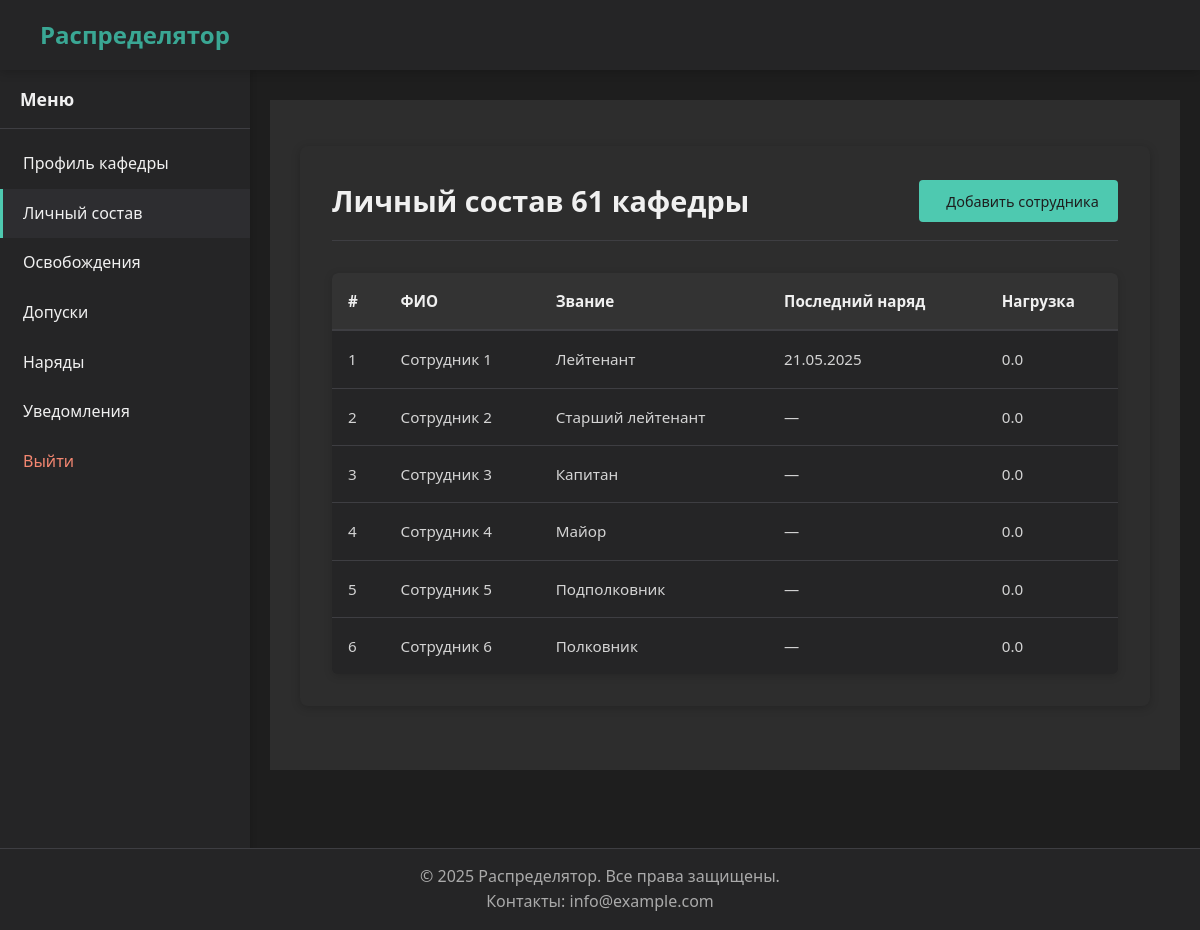
Before: /department/people/ (signed in) with the older database file.
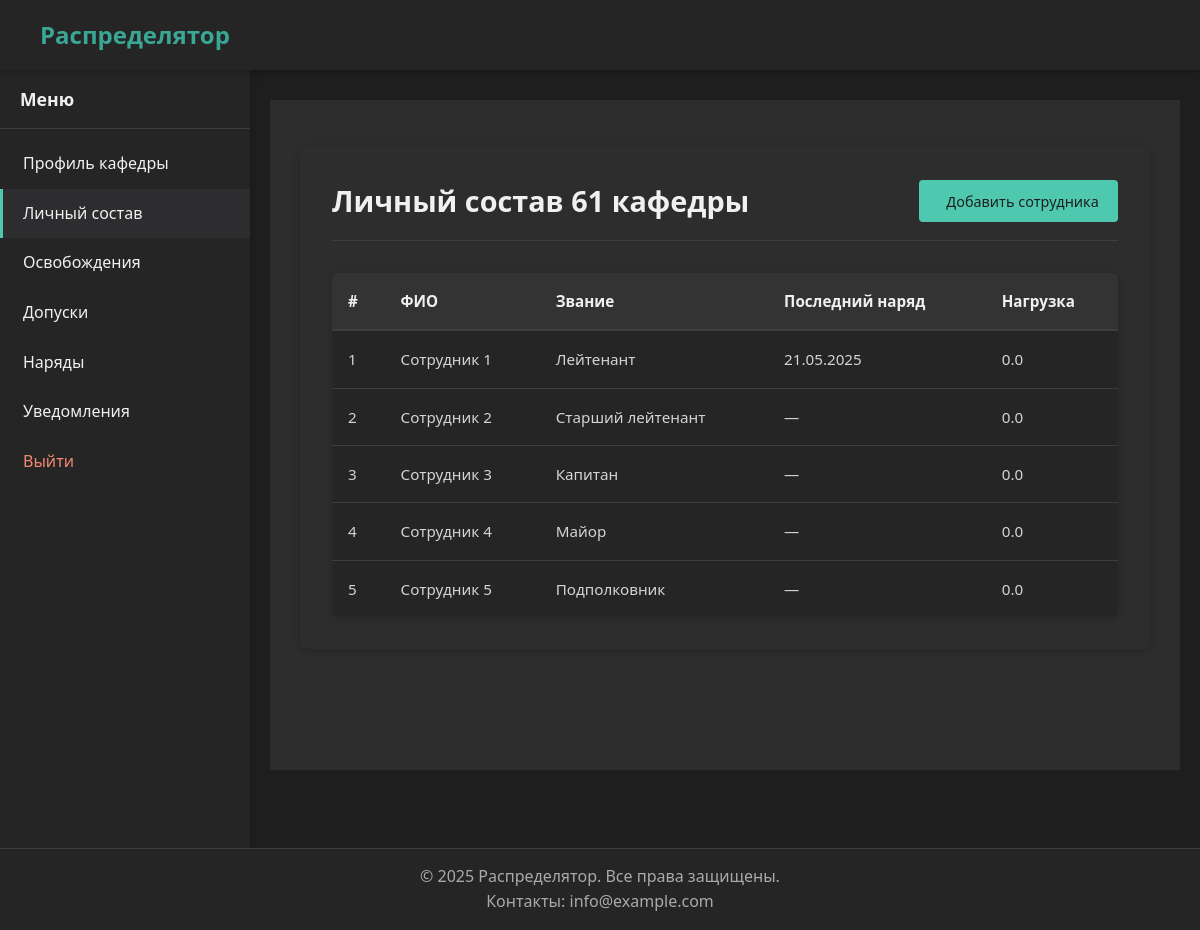
After: the same page with the newer database file.
### people/models.py (models this page shows, shortened)
class People(models.Model):
    full_name = models.CharField('ФИО', max_length=100)
    faculty = models.ForeignKey(
        Faculty,
        verbose_name='Факультет',
        on_delete=models.SET_NULL,
        null=True,
        blank=True
    )
    department = models.ForeignKey(
        Department,
        verbose_name='Кафедра',
        on_delete=models.SET_NULL,
        null=True,
        blank=True
    )
    rank = models.ForeignKey(
        Rank,
        verbose_name='Звание',
        on_delete=models.PROTECT
    )
    last_duty_date = models.DateField(
        'Дата последнего наряда',
        null=True,
        blank=True
    )
    workload = models.FloatField(
        'Нагрузка',
        default=0.0
    )
    class Meta:
        verbose_name = 'Человек'
        verbose_name_plural = 'Люди'
        ordering = ['full_name']

### rank/models.py (models this page shows)
class Rank(models.Model):
    rank = models.CharField('Звание', max_length=30, unique=True)
    class Meta:
        verbose_name = 'Звание'
        verbose_name_plural = 'Звания'
    def __str__(self):
        return self.rank

### people/views.py (the view)
# urls.py: path('', views.PeopleListView.as_view(), name='staff'),
class PeopleListView(BasePeopleView, ListView):
    context_object_name = 'staff'
    template_name_suffix = '_list'
    def get_context_data(self, **kwargs):
        context = super().get_context_data(**kwargs)
        current_namespace = self.request.resolver_match.namespace
        related_type = self.get_related_type()
        context['add_url'] = reverse(f'{current_namespace}:add')
        context['related_type_label'] = 'кафедры' if related_type == 'department' else 'факультета'
        headers = [
            {'label': '#'},
            {'label': 'ФИО'},
            {'label': 'Звание'},
            {'label': 'Последний наряд'},
            {'label': 'Нагрузка'},
        ]
        today = timezone.now().date()
        table_items = []
        for idx, person in enumerate(self.object_list, start=1):
            missing = DepartmentMissing.objects.filter(
                person=person,
                start_date__lte=today,
                end_date__gte=today
            ).first()
            missing_info = '-'
            if missing:
                missing_info = f"{missing.get_reason_display()} ({missing.start_date.strftime('%d.%m')} – {missing.end_date.strftime('%d.%m')})"
            edit_url = reverse(f'{current_namespace}:edit', args=[person.pk])
            table_items.append({
                'url': edit_url,
                'fields': [
                    {'value': idx},
                    {'value': person.full_name},
                    {'value': str(person.rank) if person.rank else '-'},
                    {'value': person.last_duty_date.strftime('%d.%m.%Y') if person.last_duty_date else '-'},
                    {'value': f"{person.workload}"},
                ]
            })
        context.update({
            'headers': headers,
            'table_items': table_items,
        })
        return context

### core/utils.py (called while the page is built)
def get_user_type(user):
    if user.is_superuser:
        return 'admin'
    groups = list(user.groups.values_list('name', flat=True))
    if 'Комендант' in groups:
        return 'commandant'
    elif 'Факультет' in groups:
        return 'faculty'
    elif 'Кафедра' in groups:
        return 'department'
    return None

### people/views.py (called while the page is built)
    def get_template_names(self):
        return [f"{self.template_name_prefix}{self.template_name_suffix}.html"]

    def get_related_type(self):
        if self.request.user.department:
            return 'department'
        elif self.request.user.faculty:
            return 'faculty'
        raise PermissionDenied("У вас нет прав для управления сотрудниками")

    def get_queryset(self):
        related_type = self.get_related_type()
        if related_type == 'department':
            return People.objects.filter(department=self.request.user.department)
        elif related_type == 'faculty':
            return People.objects.filter(faculty=self.request.user.faculty, department__isnull=True)
        return super().get_queryset()

### templates/profiles/shared/people/_list.html (shortened to what this page needs)
{% extends "base_account.html" %}
{% load static %}
{% block extra_head %}
    <link rel="stylesheet" href="{% static 'css/department.css' %}">
{% endblock %}
{% block account_content %}
<div class="department-staff-container">
    <div class="header-with-button">
        <h1>
            Личный состав
            {% if related_type == 'department' %}
                {{ object_name }} кафедры
            {% elif related_type == 'faculty' %}
                управления {{ object_name }} факультета
            {% else %}
                {{ related_type|title }}
            {% endif %}
        </h1>
        <a href="{{ add_url }}" class="add-button">
             Добавить сотрудника
        </a>
    </div>
    {% if staff %}
        {% include "components/table.html" with headers=headers items=table_items class="staff-table" %}
    {% endif %}
</div>
{% endblock %}

### templates/components/table.html (shortened to what this page needs)
<div class="table-responsive">
    <table class="data-table {{ class }}">
        <thead>
            <tr>
                {% for header in headers %}
                <th>{{ header.label }}</th>
                {% endfor %}
            </tr>
        </thead>
        <tbody>
            {% for item in items %}
            <tr class="clickable-row" data-url="{{ item.url }}">
                {% for field in item.fields %}
                <td {% if field.class %}class="{{ field.class }}"{% endif %}>
                    {% if field.value is not None and field.value != '-' %}
                        {{ field.value|safe }}
                    {% else %}
                        <span>—</span>
                    {% endif %}
                </td>
                {% endfor %}
            </tr>
            {% endfor %}
        </tbody>
    </table>
</div>

Changed rows visible on the page:
removed People: value "Сотрудник 6"
no longer on this page (row unchanged): Rank: value "Полковник"
Other visible differences:
list line gone: "6 — 0.0"
